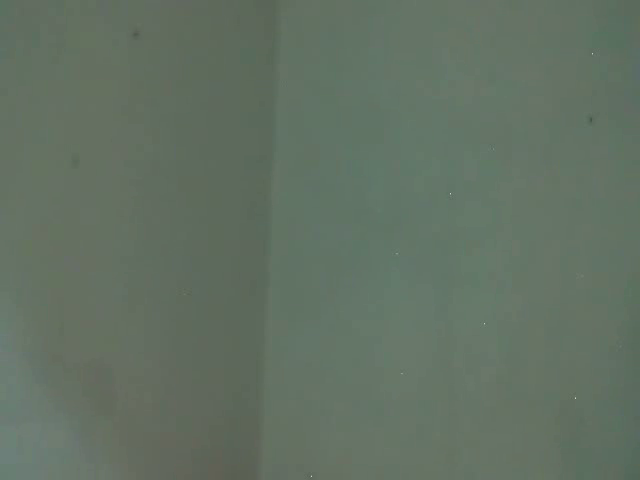
#> input picture frame 102 of automama/automama/interface/video1.mp4, 640 x 480 px, given in place of x-raw, format=BGR ! appsink, which was not available
$ python live_cam_stream.py
#> lines starting #> are read from the running program, lines starting #| are printed output that depends on the picture
import cv2
import os
import time

def gstreamer_pipeline(
    sensor_id=0,
    capture_width=640,
    capture_height=480,
    framerate=30,
    flip_method=2,
):
    return (
        f"nvarguscamerasrc sensor-id={sensor_id} ! "
        f"video/x-raw(memory:NVMM), width={capture_width}, height={capture_height}, framerate={framerate}/1 ! "
        f"nvvidconv flip-method={flip_method} ! "
        "videoconvert ! "
        "video/x-raw, format=BGR ! appsink"
    )

def get_unique_filenames(base_dir, base_name="Vehicle_mounted", ext=".mp4"):
    """Return unique filenames for left and right: Vehicle_mounted_left_1.mp4, Vehicle_mounted_right_1.mp4, ..."""
#> called with base_name = 'Vehicle_mounted', ext = '.mp4'
    i = 1
    while True:
        left_file = f"{base_name}_left_{i}{ext}"
        right_file = f"{base_name}_right_{i}{ext}"
        left_path = os.path.join(base_dir, left_file)
        right_path = os.path.join(base_dir, right_file)
        if not (os.path.exists(left_path) or os.path.exists(right_path)):
            return left_path, right_path
        i += 1

def main():
    capture_width = 640
    capture_height = 480
    framerate = 30
    clip_duration = 60  # seconds per clip

    # Open left (sensor-id=0) and right (sensor-id=1) cameras
    pipeline_left = gstreamer_pipeline(sensor_id=0, capture_width=capture_width, capture_height=capture_height, framerate=framerate)
    pipeline_right = gstreamer_pipeline(sensor_id=1, capture_width=capture_width, capture_height=capture_height, framerate=framerate)

    cap_left = cv2.VideoCapture(pipeline_left, cv2.CAP_GSTREAMER)
    cap_right = cv2.VideoCapture(pipeline_right, cv2.CAP_GSTREAMER)

    if not cap_left.isOpened() or not cap_right.isOpened():
        print("Error: Failed to open one or both CSI cameras.")
        return

    base_dir = "/home/deen/ros2_ws/src/automama/automama/perception/saved_vids"
    os.makedirs(base_dir, exist_ok=True)

    fourcc = cv2.VideoWriter_fourcc(*"mp4v")

    try:
        while True:
            # Create new files for stereo pair
            left_path, right_path = get_unique_filenames(base_dir)
            out_left = cv2.VideoWriter(left_path, fourcc, framerate, (capture_width, capture_height))
            out_right = cv2.VideoWriter(right_path, fourcc, framerate, (capture_width, capture_height))
            print(f"Recording new stereo clips:\n  Left : {left_path}\n  Right: {right_path}")

            start_time = time.time()

            while True:
                ret_left, frame_left = cap_left.read()
#> frame_left is the input picture: shape (480, 640, 3); mean B, G, R 99, 113, 98.7
                ret_right, frame_right = cap_right.read()

                if not ret_left or not ret_right:
                    print("Error: Frame capture failed from one or both cameras.")
                    break

                out_left.write(frame_left)
                out_right.write(frame_right)

                # Combine preview (side-by-side)
                preview = cv2.hconcat([frame_left, frame_right])
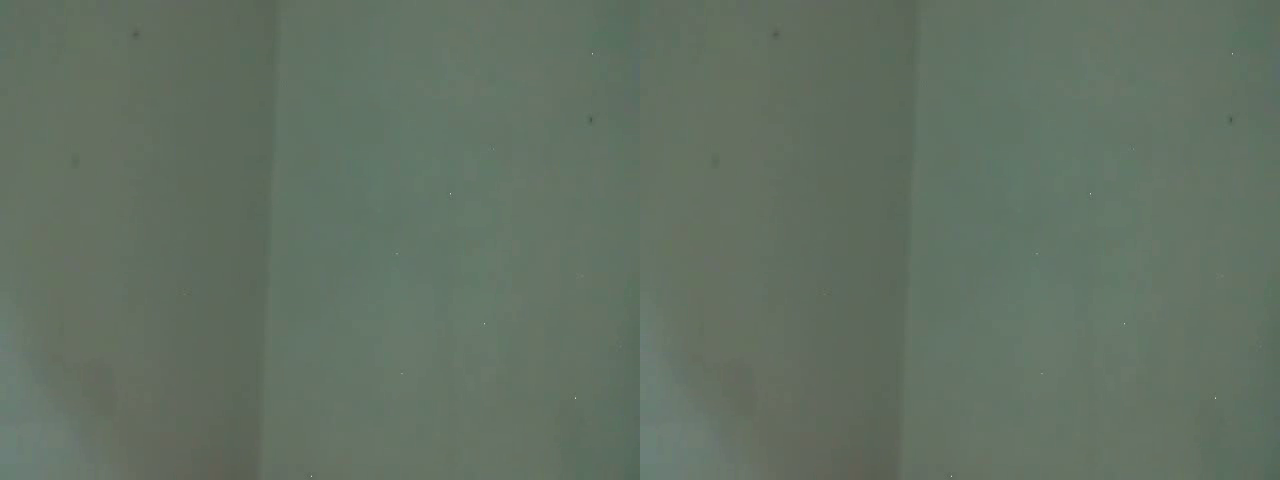
#> preview: shape (480, 1280, 3); mean B, G, R 99, 113, 98.7
                cv2.imshow("Stereo Preview (Left | Right)", preview)

                # Stop recording if 'q' pressed
                if cv2.waitKey(1) & 0xFF == ord("q"):
#> (key q is pressed here)
                    cap_left.release()
                    cap_right.release()
                    out_left.release()
                    out_right.release()
                    cv2.destroyAllWindows()
                    print("Recording stopped and resources released.")
                    return

                # Stop this clip after clip_duration and start new one
                if time.time() - start_time >= clip_duration:
                    break

            out_left.release()
            out_right.release()
            print("Finished saving stereo clip.")

    finally:
        cap_left.release()
        cap_right.release()
        cv2.destroyAllWindows()

if __name__ == "__main__":
    main()

$ run again, starting later in the video
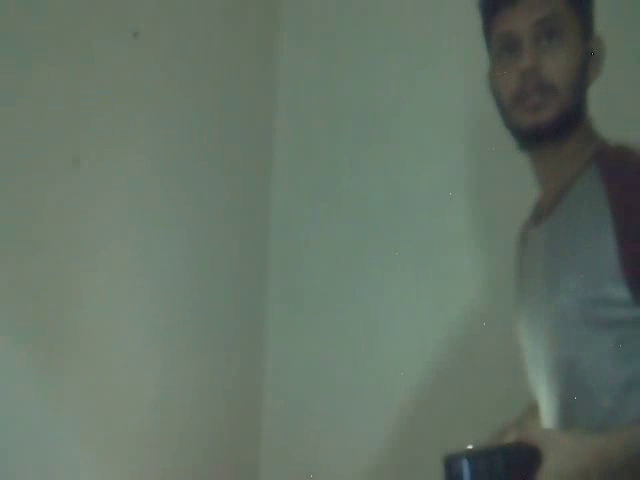
#> input picture frame 460 of automama/automama/interface/video1.mp4, 640 x 480 px, given in place of x-raw, format=BGR ! appsink, which was not available
#> in main, frame_left is the input picture: shape (480, 640, 3); mean B, G, R 102.1, 114.6, 100.1
#> in main, `preview = cv2.hconcat([frame_left, frame_right])`:
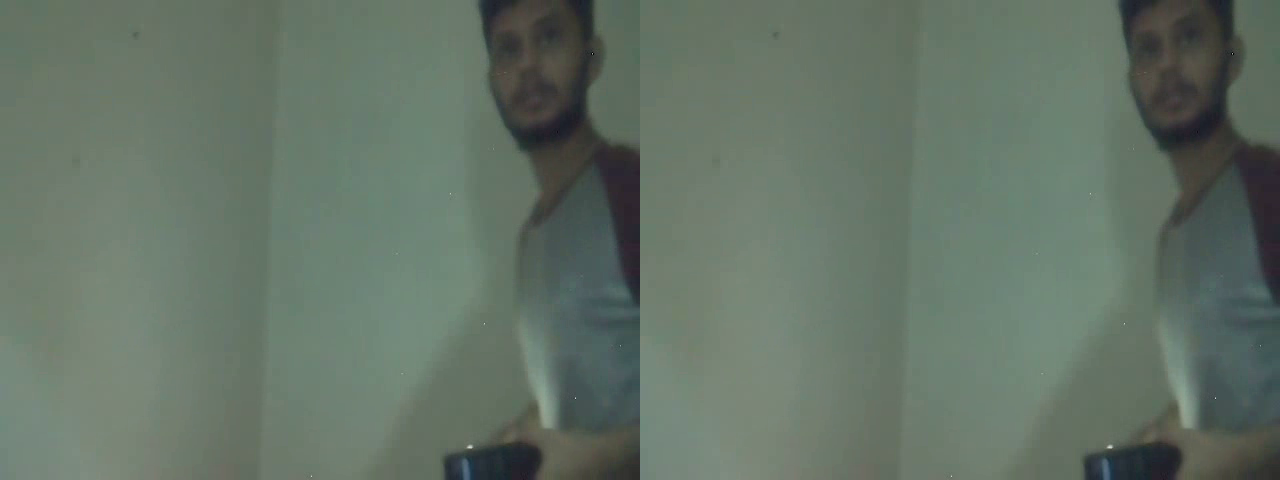
#> preview: shape (480, 1280, 3); mean B, G, R 102.1, 114.6, 100.1
